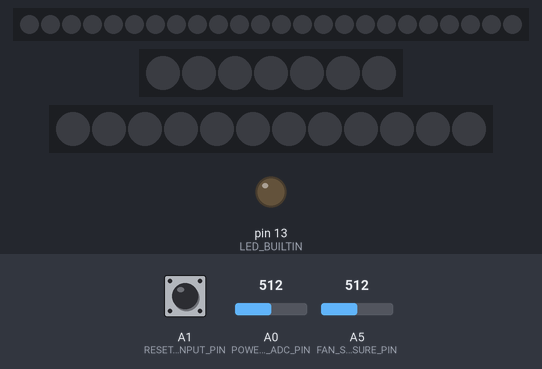
This sketch was run on a simulated Arduino Uno, built with avr-gcc and run on an emulated ATmega328P. Shown: 24 RGB LEDs in strip order, left to right, 7 RGB LEDs in strip order, left to right, 12 RGB LEDs in strip order, left to right, output pins drawn as LEDs (lit = HIGH). Inputs (shaded band) come from the test bench; at power-on: A0 (POWER_BUTTON_ADC_PIN) = 512, A1 (RESET_BUTTON_INPUT_PIN) HIGH, A5 (FAN_SPEED_MEASURE_PIN) = 512. Dim RGB values are drawn brighter than linear.

Above: at 1.4 s.
1.5 s: A0 (POWER_BUTTON_ADC_PIN) set to 310
3.0 s: A0 (POWER_BUTTON_ADC_PIN) set to 285
At 4.6 s:
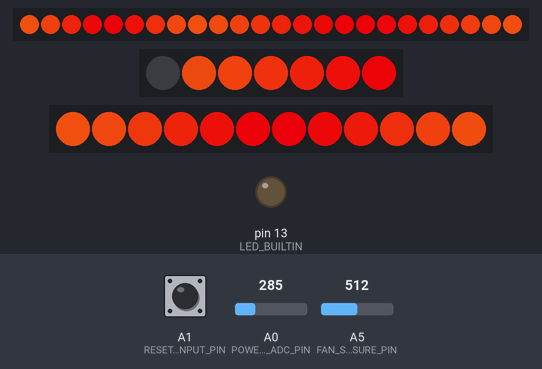
5.4 s: A1 (RESET_BUTTON_INPUT_PIN) pulled LOW for 0.15 s
At 5.73 s:
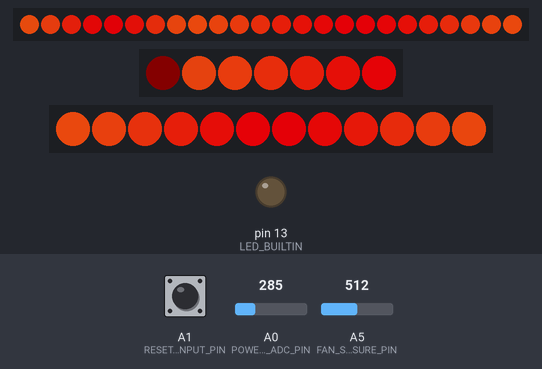
6.1 s: A1 (RESET_BUTTON_INPUT_PIN) pulled LOW for 1 s
At 7.49 s:
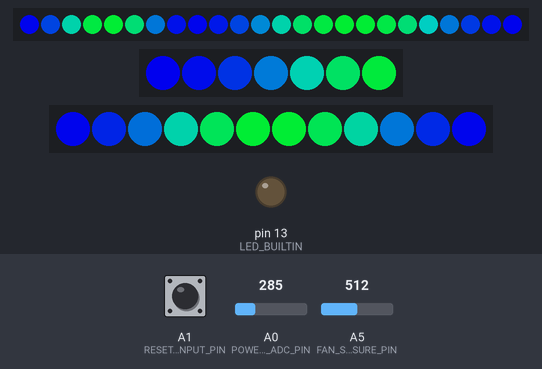
7.7 s: A1 (RESET_BUTTON_INPUT_PIN) pulled LOW for 0.15 s
8.4 s: A0 (POWER_BUTTON_ADC_PIN) set to 306
At 8.58 s:
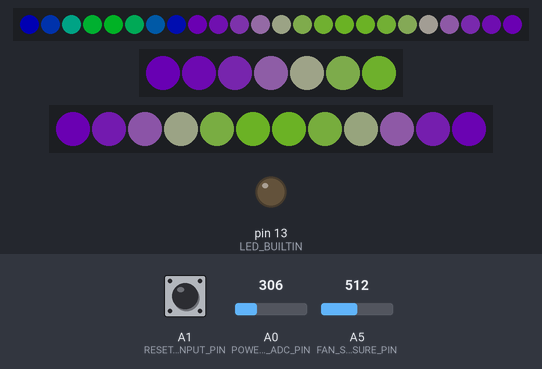
Timing chart, 0 to 11.4 s (numbered marks = the images above; inputs shaded):
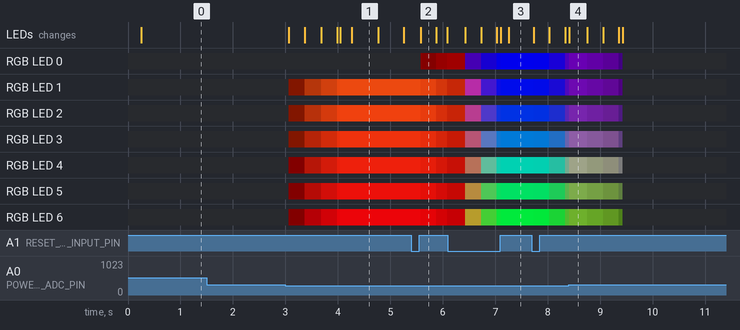

The sketch:

Arduino_RGBA.ino
```cpp
#include "FastLED.h" // FastLED NeoPixel by David Madison

#include "common.hpp"

#include "fan_speed.hpp"

#include "state_abstract.hpp"
#include "state_off.hpp"
#include "state_static_red.hpp"
#include "state_torrent.hpp"
#include "state_thermal.hpp"

/*
LED Layout for my Fractal Torrent build

                                         1  2  3  4  5  6  7  8  9 10 11 12 13 14 15 16 17 18 19 20 21 22 23 24
Case LED strip                        : ## ## ## ## ## ## ##
Cooler master CPU cooler (inner ring) : ## ## ## ## ## ## ## ##
Cooler master CPU cooler (outer ring) :                         ## ## ## ## ## ## ## ## ## ## ## ## ## ## ## ##
180mm Front Fans                      : ## ## ## ## ## ## ## ## ## ## ## ##

*/

CRGB cpu_cooler_leds[CPU_COOLER_NUM_LEDS];
CRGB led_strip_leds[LED_STRIP_NUM_LEDS];
CRGB front_fans_leds[FRONT_FANS_NUM_LEDS];

typedef enum
{
    button_pressed,
    button_not_pressed,
} button_state_t;

void system_update(void);

void setup()
{
    // If the Arduino reset due to the power drawn, this delay may help prevent damage
    delay(250);

    pinMode(LED_BUILTIN, OUTPUT);
    pinMode(RESET_BUTTON_INPUT_PIN, INPUT_PULLUP);

    FastLED.addLeds<NEOPIXEL, CPU_COOLER_DATA_PIN>(cpu_cooler_leds, CPU_COOLER_NUM_LEDS);
    FastLED.addLeds<NEOPIXEL, LED_STRIP_DATA_PIN>(led_strip_leds, LED_STRIP_NUM_LEDS);
    FastLED.addLeds<NEOPIXEL, FRONT_FANS_DATA_PIN>(front_fans_leds, FRONT_FANS_NUM_LEDS);

    // Serial.begin(9600);
}

void loop()
{
    static unsigned long loop_start_time = millis();

    unsigned long new_millis = millis();
    StateAbstract::ms_since_boot += new_millis - loop_start_time;
    loop_start_time = new_millis;

    system_update();

    unsigned long loop_duration = millis() - loop_start_time;
    // Serial.println(loop_duration);

    if (loop_duration < UPDATE_PERIOD_MS)
        delay(UPDATE_PERIOD_MS - loop_duration);

    // Serial.println(millis() - loop_start_time);
}

void system_update(void)
{
    static uint8_t transition_stage;
    static CRGB cpu_cooler_transition_start[CPU_COOLER_NUM_LEDS];
    static CRGB led_strip_transition_start[LED_STRIP_NUM_LEDS];
    static CRGB front_fans_transition_start[FRONT_FANS_NUM_LEDS];

    static StateOff state_off_obj;
    static StateStaticRed state_static_red_obj;
    static StateTorrent state_torrent_obj;
    static StateThermal state_thermal_obj;

    static button_state_t current_button_state;
    static button_state_t previous_button_state = button_not_pressed;

    check_fan_speed();

    current_button_state = (digitalRead(RESET_BUTTON_INPUT_PIN) == LOW) ? button_pressed : button_not_pressed;
    if ((current_button_state == button_pressed) && (previous_button_state == button_not_pressed))
    {
        switch(StateAbstract::current_state)
        {
            case sm_static_red:
            {
                state_static_red_obj.button_press_action();
            }
            break;
            case sm_thermal:
            {
                state_thermal_obj.button_press_action();
            }
            break;
            case sm_torrent:
            {
                state_torrent_obj.button_press_action();
            }
            break;
            case sm_lava_lamp:
            {

            }
            break;
            case sm_night:
            {

            }
            break;
            case sm_system_off:
            default:
            {
                state_off_obj.button_press_action();
            }
            break;
        }
    }
    previous_button_state = current_button_state;

    if (StateAbstract::current_state != StateAbstract::previous_state)
    {
        // Begin a transition
        transition_stage = TRANSITION_CYCLES;
        StateAbstract::previous_state = StateAbstract::current_state;

        copy_led_data(cpu_cooler_leds, cpu_cooler_transition_start, CPU_COOLER_NUM_LEDS);
        copy_led_data(led_strip_leds, led_strip_transition_start, LED_STRIP_NUM_LEDS);
        copy_led_data(front_fans_leds, front_fans_transition_start, FRONT_FANS_NUM_LEDS);
    }

    CRGB cpu_cooler_new_states[CPU_COOLER_NUM_LEDS];
    CRGB led_strip_new_states[LED_STRIP_NUM_LEDS];
    CRGB front_fans_new_states[FRONT_FANS_NUM_LEDS];

    switch(StateAbstract::current_state)
    {
        case sm_static_red:
        {
            state_static_red_obj.get_led_states(cpu_cooler_new_states, led_strip_new_states, front_fans_new_states);
            state_static_red_obj.check_if_state_should_change();
        }
        break;
        case sm_thermal:
        {
            state_thermal_obj.get_led_states(cpu_cooler_new_states, led_strip_new_states, front_fans_new_states);
            state_thermal_obj.check_if_state_should_change();
        }
        break;
        case sm_torrent:
        {
            state_torrent_obj.get_led_states(cpu_cooler_new_states, led_strip_new_states, front_fans_new_states);
            state_torrent_obj.check_if_state_should_change();
        }
        break;
        case sm_lava_lamp:
        {

        }
        break;
        case sm_night:
        {

        }
        break;
        case sm_system_off:
        default:
        {
            state_off_obj.get_led_states(cpu_cooler_new_states, led_strip_new_states, front_fans_new_states);
            state_off_obj.check_if_state_should_change();
        }
        break;
    }

    if (transition_stage == 0)
    {
        copy_led_data(cpu_cooler_new_states, cpu_cooler_leds, CPU_COOLER_NUM_LEDS);
        copy_led_data(led_strip_new_states, led_strip_leds, LED_STRIP_NUM_LEDS);
        copy_led_data(front_fans_new_states, front_fans_leds, FRONT_FANS_NUM_LEDS);
    }
    else
    {
        const uint8_t transition_proportion = ((uint16_t) transition_stage * 0xFFUL) / (uint16_t) TRANSITION_CYCLES;

        for (uint8_t led_index = 0U; led_index < CPU_COOLER_NUM_LEDS; ++led_index)
        {
            cpu_cooler_leds[led_index] = blend(cpu_cooler_new_states[led_index], cpu_cooler_transition_start[led_index], transition_proportion);
        }
        for (uint8_t led_index = 0U; led_index < LED_STRIP_NUM_LEDS; ++led_index)
        {
            led_strip_leds[led_index] = blend(led_strip_new_states[led_index], led_strip_transition_start[led_index], transition_proportion);
        }
        for (uint8_t led_index = 0U; led_index < FRONT_FANS_NUM_LEDS; ++led_index)
        {
            front_fans_leds[led_index] = blend(front_fans_new_states[led_index], front_fans_transition_start[led_index], transition_proportion);
        }
    }

    if (transition_stage > 0)
        --transition_stage;

    FastLED.show();
}
```

common.cpp
```cpp
#include <Arduino.h>
#include "common.hpp"

pc_state_t get_pc_state(void)
{
    int analog_reading = analogRead(POWER_BUTTON_ADC_PIN);
    if (analog_reading < POWER_BUTTON_ADC_THRESHOLD)
        return pc_on;
    else
        return pc_off;
}

void copy_led_data(CRGB *src, CRGB *dest, uint8_t len)
{
    for (uint8_t index = 0U; index < len; ++index)
    {
        dest[index].red = src[index].red;
        dest[index].green = src[index].green;
        dest[index].blue = src[index].blue;
    }
}
```

common.hpp
```cpp
#ifndef COMMON_HPP
#define COMMON_HPP

#define POWER_BUTTON_ADC_PIN        ( A0 )  // For reading the state of the power button LED
#define POWER_BUTTON_ADC_THRESHOLD  ( 300 ) // Used with ADC to determine if the power button LED is on

#define RESET_BUTTON_INPUT_PIN      ( A1 )  // Using the pc case reset button as a button for the Arduino

#define CPU_COOLER_DATA_PIN         ( 12 )
#define LED_STRIP_DATA_PIN          ( 11 )
#define FRONT_FANS_DATA_PIN         ( 10 )

#define UPDATE_PERIOD_MS            ( 25 )
#define TRANSITION_TIME_MS          ( 1000 )
#define TRANSITION_CYCLES           ( TRANSITION_TIME_MS / UPDATE_PERIOD_MS )

#define FAN_SPEED_MEASURE_PIN       ( A5 )
#define NUM_OF_FAN_READINGS         ( 3 )

#define CPU_COOLER_NUM_LEDS         ( 24 )
#define CPU_COOLER_INNER_NUM_LEDS   ( 8 )
#define CPU_COOLER_OUTER_NUM_LEDS   ( 16 )
#define LED_STRIP_NUM_LEDS          ( 7 )
#define FRONT_FANS_NUM_LEDS         ( 12 )

#define DEFAULT_MODE                ( sm_thermal )

#include "FastLED.h"

typedef enum
{
    sm_system_off,
    sm_static_red,
    sm_thermal,
    sm_torrent,
    sm_lava_lamp,
    sm_night,
} system_state_t;

typedef enum
{
    pc_on,
    pc_off,
} pc_state_t;

pc_state_t get_pc_state(void);
void copy_led_data(CRGB src[], CRGB dest[], uint8_t len);

#endif // ndef COMMON_HPP
```

fan_speed.cpp
```cpp
#include "fan_speed.hpp"

#include "common.hpp"

static int fan_speeds[NUM_OF_FAN_READINGS]; // Note: Each value is 0 to 1024 (10 bit)
static uint8_t fan_speeds_index = 0U;
static bool first_reading = true;

void check_fan_speed(void)
{
    int reading = analogRead(FAN_SPEED_MEASURE_PIN);
    if (first_reading == true)
    {
        for (uint8_t index = 0U; index < NUM_OF_FAN_READINGS; ++index)
        {
            fan_speeds[index] = reading;
        }
    }
    else
    {
        fan_speeds[fan_speeds_index] = reading;
        ++fan_speeds_index;
        if (fan_speeds_index == NUM_OF_FAN_READINGS)
        {
            fan_speeds_index = 0U;
        }
    }
}

uint16_t get_fan_speed(void)
{
    uint64_t average = 0U;
    for (uint8_t index = 0U; index < NUM_OF_FAN_READINGS; ++index)
    {
        average += fan_speeds[index];
    }
    average /= NUM_OF_FAN_READINGS;
    return (uint16_t) average;
}
```

fan_speed.hpp
```cpp
#ifndef FAN_SPEED_HPP
#define FAN_SPEED_HPP

#include <Arduino.h>

void check_fan_speed(void);

uint16_t get_fan_speed(void);

#endif // FAN_SPEED_HPP
```

intcos.hpp
```cpp
#ifndef INTCOS_HPP
#define INTCOS_HPP
#include <stdint.h>
uint8_t intcos(uint16_t angle);
#endif // define INTCOS_HPP
```

state_abstract.cpp
```cpp
#include "state_abstract.hpp"

uint64_t StateAbstract::ms_since_boot = 0;
system_state_t StateAbstract::current_state = sm_system_off;
system_state_t StateAbstract::previous_state = sm_system_off;

uint16_t StateAbstract::cpu_cooler_inner_degrees[CPU_COOLER_INNER_NUM_LEDS];
uint16_t StateAbstract::cpu_cooler_outer_degrees[CPU_COOLER_OUTER_NUM_LEDS];
uint16_t StateAbstract::led_strip_degrees[LED_STRIP_NUM_LEDS];
uint16_t StateAbstract::front_fan_degrees[FRONT_FANS_NUM_LEDS];

StateAbstract::StateAbstract()
{
    // Calculate the approximate angle each of the LEDs will be at (used for gradients)
    for (uint8_t led_number = 0U; led_number < CPU_COOLER_INNER_NUM_LEDS; ++led_number)
    {
        StateAbstract::cpu_cooler_inner_degrees[led_number] = (360UL * led_number) / CPU_COOLER_INNER_NUM_LEDS;
    }
    for (uint8_t led_number = 0U; led_number < CPU_COOLER_OUTER_NUM_LEDS; ++led_number)
    {
        StateAbstract::cpu_cooler_outer_degrees[led_number] = (360UL * led_number) / CPU_COOLER_OUTER_NUM_LEDS;
    }
    for (uint8_t led_number = 0U; led_number < LED_STRIP_NUM_LEDS; ++led_number)
    {
        StateAbstract::led_strip_degrees[led_number] = (180UL * led_number) / LED_STRIP_NUM_LEDS;
    }
    for (uint8_t led_number = 0U; led_number < FRONT_FANS_NUM_LEDS; ++led_number)
    {
        StateAbstract::front_fan_degrees[led_number] = (360UL * led_number) / FRONT_FANS_NUM_LEDS;
    }
}
```

state_abstract.hpp
```cpp
#ifndef STATE_ABSTRACT_HPP
#define STATE_ABSTRACT_HPP

#include "FastLED.h"
#include <stdint.h>
#include "common.hpp"

class StateAbstract
{
public:
    StateAbstract();
    virtual void button_press_action(void) const = 0;
    virtual void get_led_states(CRGB cpu_leds[], CRGB led_strip_leds[], CRGB front_fans_leds[]) const = 0;
    virtual void check_if_state_should_change(void) const = 0;

    static uint64_t ms_since_boot;
    static system_state_t current_state;  // SM
    static system_state_t previous_state; // SM

    static uint16_t cpu_cooler_inner_degrees[CPU_COOLER_INNER_NUM_LEDS];
    static uint16_t cpu_cooler_outer_degrees[CPU_COOLER_OUTER_NUM_LEDS];
    static uint16_t led_strip_degrees[LED_STRIP_NUM_LEDS];
    static uint16_t front_fan_degrees[FRONT_FANS_NUM_LEDS];
};

#endif // ndef STATE_ABSTRACT_HPP
```

state_off.cpp
```cpp
#include "state_off.hpp"

void StateOff::button_press_action(void) const
{
    // Do nothing
}

void StateOff::get_led_states(CRGB cpu_leds[], CRGB led_strip_leds[], CRGB front_fans_leds[]) const
{
    for (uint8_t led_index = 0; led_index < CPU_COOLER_NUM_LEDS; ++led_index)
    {
        cpu_leds[led_index] = CRGB(0, 0, 0);
    }
    for (uint8_t led_index = 0; led_index < LED_STRIP_NUM_LEDS; ++led_index)
    {
        led_strip_leds[led_index] = CRGB(0, 0, 0);
    }
    for (uint8_t led_index = 0; led_index < FRONT_FANS_NUM_LEDS; ++led_index)
    {
        front_fans_leds[led_index] = CRGB(0, 0, 0);
    }
}

void StateOff::check_if_state_should_change(void) const
{
    pc_state_t current_pc_state = get_pc_state();
    if (current_pc_state == pc_on)
        StateOff::current_state = DEFAULT_MODE;
}
```

state_off.hpp
```cpp
#ifndef STATE_OFF_HPP
#define STATE_OFF_HPP

#include "FastLED.h"
#include <stdint.h>
#include "state_abstract.hpp"
#include "common.hpp"

class StateOff : public StateAbstract
{
public:
    void button_press_action(void) const override;
    void get_led_states(CRGB cpu_leds[], CRGB led_strip_leds[], CRGB front_fans_leds[]) const override;
    void check_if_state_should_change(void) const override;
};

#endif // ndef STATE_OFF_HPP
```

state_static_red.cpp
```cpp
#include "state_static_red.hpp"

void StateStaticRed::button_press_action(void) const
{
    // Change to Torrent
    StateAbstract::current_state = sm_torrent;
}
void StateStaticRed::get_led_states(CRGB *cpu_leds, CRGB *led_strip_leds, CRGB *front_fans_leds) const
{
    for (uint8_t led_index = 0U; led_index < CPU_COOLER_INNER_NUM_LEDS; ++led_index)
    {
        cpu_leds[led_index] = CRGB(0, 0, 0);
    }
    for (uint8_t led_index = 0U; led_index < CPU_COOLER_OUTER_NUM_LEDS; ++led_index)
    {
        cpu_leds[CPU_COOLER_INNER_NUM_LEDS + led_index] = CRGB(50, 0, 0);
    }
    for (uint8_t led_index = 0; led_index < LED_STRIP_NUM_LEDS; ++led_index)
    {
        led_strip_leds[led_index] = CRGB(50, 0, 0);
    }
    for (uint8_t led_index = 0; led_index < FRONT_FANS_NUM_LEDS; ++led_index)
    {
        front_fans_leds[led_index] = CRGB(50, 0, 0);
    }
}
void StateStaticRed::check_if_state_should_change(void) const
{
    pc_state_t current_pc_state = get_pc_state();
    if (current_pc_state == pc_off)
        StateAbstract::current_state = sm_system_off;
}
```

state_static_red.hpp
```cpp
#ifndef STATE_STATIC_RED_HPP
#define STATE_STATIC_RED_HPP

#include "FastLED.h"
#include <stdint.h>
#include "state_abstract.hpp"
#include "common.hpp"

class StateStaticRed : public StateAbstract
{
public:
    void button_press_action(void) const override;
    void get_led_states(CRGB cpu_leds[], CRGB led_strip_leds[], CRGB front_fans_leds[]) const override;
    void check_if_state_should_change(void) const override;
};

#endif // ndef STATE_STATIC_RED_HPP
```

state_thermal.hpp
```cpp
#ifndef STATE_THERMAL_HPP
#define STATE_THERMAL_HPP

#include "FastLED.h"
#include <stdint.h>
#include "state_abstract.hpp"
#include "common.hpp"

class StateThermal : public StateAbstract
{
public:
    void button_press_action(void) const override;
    void get_led_states(CRGB cpu_leds[], CRGB led_strip_leds[], CRGB front_fans_leds[]) const override;
    void check_if_state_should_change(void) const override;
private:
    const CRGB hot_colour_dark = CRGB(255, 100, 0);
    const CRGB hot_colour_light = CRGB(255, 0, 0);
    const CRGB med_colour_dark = CRGB(100, 0, 50);
    const CRGB med_colour_light = CRGB(50, 0, 25);
    const CRGB cool_colour_dark = CRGB(0, 200, 50);
    const CRGB cool_colour_light = CRGB(0, 0, 200);
};

#endif // ndef STATE_THERMAL_HPP
```

state_torrent.cpp
```cpp
#include "state_torrent.hpp"
#include "intcos.hpp"

#define ROTATION_DEGREES_PER_SECOND ( 2 )
#define MS_PER_SECOND               ( 1000UL )
#define DEGREES_PER_ROTATION        ( 360UL )

void StateTorrent::button_press_action(void) const
{
    // Change to static red
    StateAbstract::current_state = sm_static_red;
}
void StateTorrent::get_led_states(CRGB *cpu_leds, CRGB *led_strip_leds, CRGB *front_fans_leds) const
{
    const uint16_t add_deg = ((StateAbstract::ms_since_boot * ROTATION_DEGREES_PER_SECOND) / MS_PER_SECOND) % DEGREES_PER_ROTATION;

    for (uint8_t led_index = 0U; led_index < CPU_COOLER_INNER_NUM_LEDS; ++led_index)
    {
        const uint16_t deg = (cpu_cooler_inner_degrees[led_index] + add_deg) % 360;
        cpu_leds[led_index] = blend(light_colour, dark_colour, intcos(deg));
    }
    for (uint8_t led_index = 0U; led_index < CPU_COOLER_OUTER_NUM_LEDS; ++led_index)
    {
        const uint16_t deg = (cpu_cooler_outer_degrees[led_index] + add_deg) % 360;
        cpu_leds[CPU_COOLER_INNER_NUM_LEDS + led_index] = blend(light_colour, dark_colour, intcos(deg));
    }
    for (uint8_t led_index = 0U; led_index < LED_STRIP_NUM_LEDS; ++led_index)
    {
        led_strip_leds[led_index] = blend(light_colour, dark_colour, intcos(led_strip_degrees[led_index]));
    }
    for (uint8_t led_index = 0U; led_index < FRONT_FANS_NUM_LEDS; ++led_index)
    {
        const uint16_t deg = (front_fan_degrees[led_index] + add_deg) % 360;
        front_fans_leds[led_index] = blend(light_colour, dark_colour, intcos(deg));
    }
}
void StateTorrent::check_if_state_should_change(void) const
{
    pc_state_t current_pc_state = get_pc_state();
    if (current_pc_state == pc_off)
        StateAbstract::current_state = sm_system_off;
}
```

state_torrent.hpp
```cpp
#ifndef STATE_TORRENT_HPP
#define STATE_TORRENT_HPP

#include "FastLED.h"
#include <stdint.h>
#include "state_abstract.hpp"
#include "common.hpp"

class StateTorrent : public StateAbstract
{
public:
    void button_press_action(void) const override;
    void get_led_states(CRGB cpu_leds[], CRGB led_strip_leds[], CRGB front_fans_leds[]) const override;
    void check_if_state_should_change(void) const override;
private:
    const CRGB light_colour = CRGB(0, 200, 40);
    const CRGB dark_colour = CRGB(0, 0, 200);
};

#endif // ndef STATE_TORRENT_HPP
```

Source omitted: intcos.cpp (data table, 1347 bytes), state_thermal.cpp (5521 bytes)

Measured:
- the behaviour switches between 300 and 299 on A0 (POWER_BUTTON_ADC_PIN) (found by bisection; images 0 and 1)
- after the input at 1.5 s, every drawn part: stays the same
- after the input at 3.0 s, the LEDs: first change after 0.07 s (image 1 shows a later state)
- after the input at 5.4 s, the LEDs: change after 0.18 s (image 2)
- after the input at 6.1 s, the LEDs: first change after 0.33 s (image 3 shows a later state)
- after the input at 8.4 s, the LEDs: change at once (image 4)
